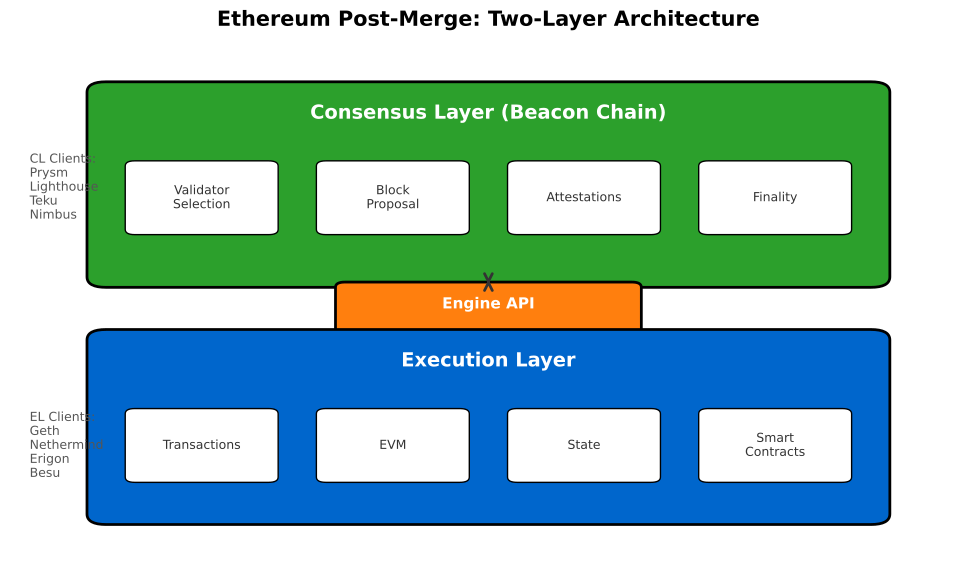

Source code (Python):
"""
Ethereum Beacon Chain Architecture
Shows two-layer design after The Merge
"""

import matplotlib.pyplot as plt
import matplotlib.patches as patches
from matplotlib.patches import FancyBboxPatch, FancyArrowPatch
import numpy as np
from pathlib import Path

CHART_METADATA = {
    'title': 'Beacon Chain Architecture',
    'url': 'https://github.com/Digital-AI-Finance/Blockchain_Crypto/tree/main/Module_A_Blockchain_Foundations/L09_Proof_of_Stake/charts/02_beacon_chain'
}

plt.rcParams.update({
    'font.size': 14,
    'axes.labelsize': 14,
    'axes.titlesize': 16,
    'xtick.labelsize': 12,
    'ytick.labelsize': 12,
    'legend.fontsize': 12,
    'figure.figsize': (10, 6),
    'figure.dpi': 150
})

MLPURPLE = '#3333B2'
MLBLUE = '#0066CC'
MLORANGE = '#FF7F0E'
MLGREEN = '#2CA02C'
MLRED = '#D62728'
MLLAVENDER = '#ADADE0'

fig, ax = plt.subplots(figsize=(10, 6))

# Consensus Layer (top)
cl_box = FancyBboxPatch((0.10, 0.55), 0.80, 0.35,
                         boxstyle="round,pad=0.02", facecolor=MLGREEN,
                         edgecolor='black', linewidth=2)
ax.add_patch(cl_box)
ax.text(0.50, 0.85, 'Consensus Layer (Beacon Chain)', ha='center',
        fontsize=14, fontweight='bold', color='white')

# CL components
cl_components = [
    (0.20, 0.70, 'Validator\nSelection'),
    (0.40, 0.70, 'Block\nProposal'),
    (0.60, 0.70, 'Attestations'),
    (0.80, 0.70, 'Finality'),
]

for x, y, text in cl_components:
    box = FancyBboxPatch((x - 0.07, y - 0.06), 0.14, 0.12,
                          boxstyle="round,pad=0.01", facecolor='white',
                          edgecolor='black', linewidth=1)
    ax.add_patch(box)
    ax.text(x, y, text, ha='center', va='center', fontsize=14, color='#333')

# Engine API (connection)
api_box = FancyBboxPatch((0.35, 0.45), 0.30, 0.08,
                          boxstyle="round,pad=0.01", facecolor=MLORANGE,
                          edgecolor='black', linewidth=2)
ax.add_patch(api_box)
ax.text(0.50, 0.49, 'Engine API', ha='center', fontsize=14,
        fontweight='bold', color='white')

# Arrows
ax.annotate('', xy=(0.50, 0.53), xytext=(0.50, 0.55),
            arrowprops=dict(arrowstyle='<->', color='#333', lw=2))

# Execution Layer (bottom)
el_box = FancyBboxPatch((0.10, 0.10), 0.80, 0.33,
                         boxstyle="round,pad=0.02", facecolor=MLBLUE,
                         edgecolor='black', linewidth=2)
ax.add_patch(el_box)
ax.text(0.50, 0.38, 'Execution Layer', ha='center',
        fontsize=14, fontweight='bold', color='white')

# EL components
el_components = [
    (0.20, 0.23, 'Transactions'),
    (0.40, 0.23, 'EVM'),
    (0.60, 0.23, 'State'),
    (0.80, 0.23, 'Smart\nContracts'),
]

for x, y, text in el_components:
    box = FancyBboxPatch((x - 0.07, y - 0.06), 0.14, 0.12,
                          boxstyle="round,pad=0.01", facecolor='white',
                          edgecolor='black', linewidth=1)
    ax.add_patch(box)
    ax.text(x, y, text, ha='center', va='center', fontsize=14, color='#333')

# Client labels on sides
ax.text(0.02, 0.72, 'CL Clients:\nPrysm\nLighthouse\nTeku\nNimbus', ha='left',
        fontsize=14, color='#555', va='center')
ax.text(0.02, 0.23, 'EL Clients:\nGeth\nNethermind\nErigon\nBesu', ha='left',
        fontsize=14, color='#555', va='center')

ax.set_xlim(0, 1)
ax.set_ylim(0, 1)
ax.axis('off')

plt.title('Ethereum Post-Merge: Two-Layer Architecture', fontweight='bold', fontsize=15, pad=10)
plt.tight_layout()

output_path = Path(__file__).parent / 'chart.pdf'
plt.savefig(output_path, bbox_inches='tight', dpi=300)
print(f"Chart saved to: {output_path.absolute()}")
plt.close()
